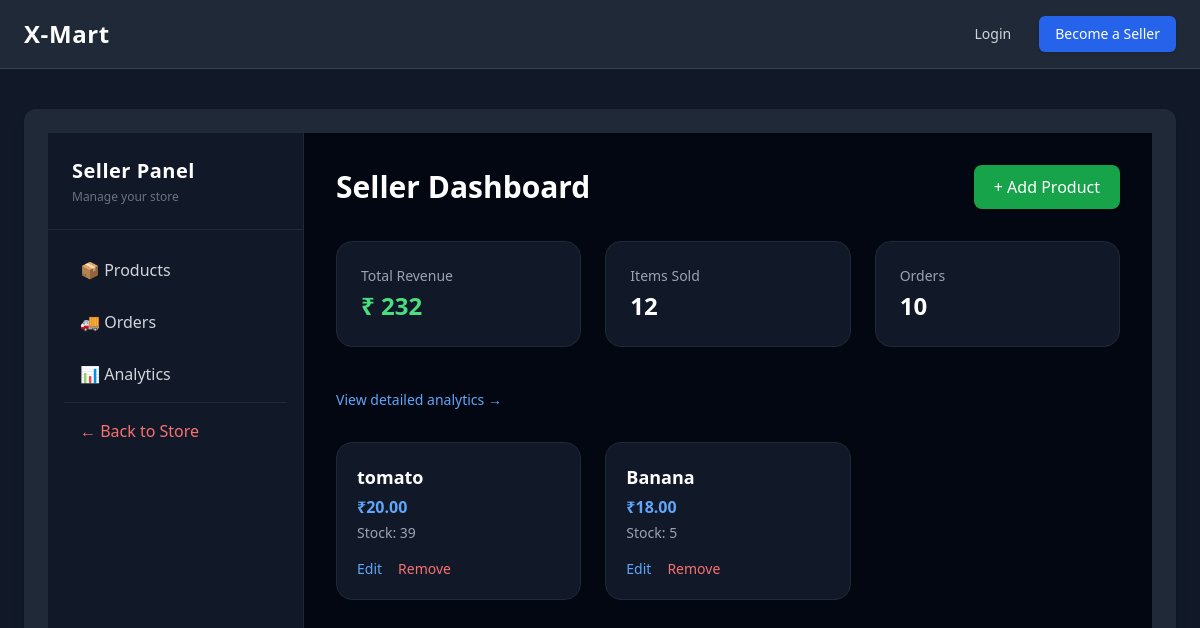
Page /seller/dashboard/ (signed in) on the committed database.
### playground/models.py (models this page shows, shortened)
class Product(models.Model):
    title = models.CharField(max_length=255)
    slug = models.SlugField(max_length=255, unique=True, blank=True)
    description = models.TextField(blank=True)
    base_price = models.DecimalField(max_digits=10, decimal_places=2)
    inventory = models.PositiveIntegerField(default=0)
    image = models.ImageField(upload_to='products/%Y/%m/%d/', blank=True, null=True)
    available = models.BooleanField(default=True)
    created = models.DateTimeField(auto_now_add=True)
    last_update = models.DateTimeField(auto_now=True)
    seller = models.ForeignKey(
        settings.AUTH_USER_MODEL,
        on_delete=models.CASCADE,
        related_name='products'
    )
    def get_current_price(self):
        price = self.base_price
        if self.inventory < 5:
            price *= Decimal('1.20')
        return price.quantize(Decimal('0.01'))

### playground/views.py (the view)
# urls.py: path('seller/dashboard/', views.seller_dashboard, name='seller_dashboard'),
@login_required
@seller_required
def seller_dashboard(request):
    products = Product.objects.filter(seller=request.user)
    paid_items = OrderItem.objects.filter(
        seller=request.user,
        order__status=Order.STATUS_PAID
    )
    analytics = paid_items.aggregate(
        total_revenue=Coalesce(
            Sum(F('price_at_purchase') * F('quantity')),
            Value(0),
            output_field=DecimalField()
        ),
        total_items=Coalesce(
            Sum('quantity'),
            Value(0),
            output_field=IntegerField()
        ),
    )
    analytics['total_orders'] = (
        paid_items.values('order').distinct().count()
    )
    return render(request, 'seller/dashboard.html', {
        'products': products,
        'analytics': analytics
    })

### templates/seller/dashboard.html
{% extends "seller/base.html" %}
{% block seller_content %}
<div class="flex items-center justify-between mb-8">
  <h1 class="text-3xl font-semibold text-white">
    Seller Dashboard
  </h1>
  <a href="{% url 'playground:seller_add_product' %}"
     class="bg-green-600 hover:bg-green-500 text-white px-5 py-2.5 rounded-lg font-medium transition shadow">
    + Add Product
  </a>
</div>
<div class="grid grid-cols-1 md:grid-cols-3 gap-6 mb-10">
  <div class="bg-gray-900 border border-gray-800 p-6 rounded-2xl">
    <p class="text-sm text-gray-400 mb-1">
      Total Revenue
    </p>
    <p class="text-2xl font-bold text-green-400">
      ₹ {{ analytics.total_revenue }}
    </p>
  </div>
  <div class="bg-gray-900 border border-gray-800 p-6 rounded-2xl">
    <p class="text-sm text-gray-400 mb-1">
      Items Sold
    </p>
    <p class="text-2xl font-bold text-white">
      {{ analytics.total_items }}
    </p>
  </div>
  <div class="bg-gray-900 border border-gray-800 p-6 rounded-2xl">
    <p class="text-sm text-gray-400 mb-1">
      Orders
    </p>
    <p class="text-2xl font-bold text-white">
      {{ analytics.total_orders }}
    </p>
  </div>
</div>
<a href="{% url 'playground:seller_analytics' %}"
   class="inline-block mb-8 text-sm font-medium text-blue-400 hover:text-blue-300 transition">
  View detailed analytics →
</a>
{% if products %}
  <div class="grid grid-cols-1 md:grid-cols-3 gap-6">
    {% for product in products %}
      <div class="bg-gray-900 border border-gray-800 p-5 rounded-2xl hover:border-gray-700 transition">
        <h2 class="text-lg font-semibold text-white truncate">
          {{ product.title }}
        </h2>
        <p class="text-blue-400 font-semibold mt-1">
          ₹{{ product.get_current_price }}
        </p>
        <p class="text-sm text-gray-400 mt-1">
          Stock: {{ product.inventory }}
        </p>
        <div class="flex gap-4 mt-4 text-sm">
          <a href="{% url 'playground:seller_edit_product' product.id %}"
             class="text-blue-400 hover:text-blue-300 transition">
            Edit
          </a>
          <a href="{% url 'playground:seller_delete_product' product.id %}"
             class="text-red-400 hover:text-red-300 transition"
             onclick="return confirm('Are you sure?')">
            Remove
          </a>
        </div>
      </div>
    {% endfor %}
  </div>
{% else %}
  <p class="text-gray-500">
    No products yet.
  </p>
{% endif %}
{% endblock %}

### rows in the picture
Product: title "tomato", get_current_price "20.00", inventory "39"
Product: title "Banana", get_current_price "18.00", inventory "5"

### other values in the picture
{{ analytics.total_revenue }} "232"
{{ analytics.total_items }} "12"
{{ analytics.total_orders }} "10"
